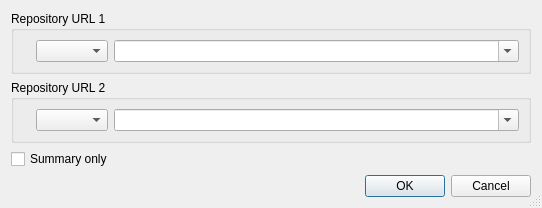
<ui version="4.0" >
 <class>SvnUrlSelectionDialog</class>
 <widget class="QDialog" name="SvnUrlSelectionDialog" >
  <property name="geometry" >
   <rect>
    <x>0</x>
    <y>0</y>
    <width>542</width>
    <height>195</height>
   </rect>
  </property>
  <property name="windowTitle" >
   <string>Subversion Diff</string>
  </property>
  <property name="sizeGripEnabled" >
   <bool>true</bool>
  </property>
  <layout class="QVBoxLayout" >
   <item>
    <widget class="QGroupBox" name="urlGroup1" >
     <property name="title" >
      <string>Repository URL 1</string>
     </property>
     <layout class="QHBoxLayout" >
      <item>
       <widget class="QLabel" name="repoRootLabel1" />
      </item>
      <item>
       <widget class="QComboBox" name="typeCombo1" >
        <property name="toolTip" >
         <string>Select the URL type</string>
        </property>
       </widget>
      </item>
      <item>
       <widget class="QComboBox" name="labelCombo1" >
        <property name="sizePolicy" >
         <sizepolicy vsizetype="Fixed" hsizetype="Expanding" >
          <horstretch>0</horstretch>
          <verstretch>0</verstretch>
         </sizepolicy>
        </property>
        <property name="toolTip" >
         <string>Enter the label name or path</string>
        </property>
        <property name="editable" >
         <bool>true</bool>
        </property>
       </widget>
      </item>
     </layout>
    </widget>
   </item>
   <item>
    <widget class="QGroupBox" name="urlGroup2" >
     <property name="title" >
      <string>Repository URL 2</string>
     </property>
     <layout class="QHBoxLayout" >
      <item>
       <widget class="QLabel" name="repoRootLabel2" />
      </item>
      <item>
       <widget class="QComboBox" name="typeCombo2" >
        <property name="toolTip" >
         <string>Select the URL type</string>
        </property>
       </widget>
      </item>
      <item>
       <widget class="QComboBox" name="labelCombo2" >
        <property name="sizePolicy" >
         <sizepolicy vsizetype="Fixed" hsizetype="Expanding" >
          <horstretch>0</horstretch>
          <verstretch>0</verstretch>
         </sizepolicy>
        </property>
        <property name="toolTip" >
         <string>Enter the label name or path</string>
        </property>
        <property name="editable" >
         <bool>true</bool>
        </property>
       </widget>
      </item>
     </layout>
    </widget>
   </item>
   <item>
    <widget class="QCheckBox" name="summaryCheckBox" >
     <property name="toolTip" >
      <string>Select to just show a summary of differences</string>
     </property>
     <property name="text" >
      <string>Summary only</string>
     </property>
    </widget>
   </item>
   <item>
    <widget class="QDialogButtonBox" name="buttonBox" >
     <property name="orientation" >
      <enum>Qt::Horizontal</enum>
     </property>
     <property name="standardButtons" >
      <set>QDialogButtonBox::Cancel|QDialogButtonBox::Ok</set>
     </property>
    </widget>
   </item>
  </layout>
 </widget>
 <tabstops>
  <tabstop>typeCombo1</tabstop>
  <tabstop>labelCombo1</tabstop>
  <tabstop>typeCombo2</tabstop>
  <tabstop>labelCombo2</tabstop>
  <tabstop>summaryCheckBox</tabstop>
  <tabstop>buttonBox</tabstop>
 </tabstops>
 <resources/>
 <connections>
  <connection>
   <sender>buttonBox</sender>
   <signal>accepted()</signal>
   <receiver>SvnUrlSelectionDialog</receiver>
   <slot>accept()</slot>
   <hints>
    <hint type="sourcelabel" >
     <x>230</x>
     <y>188</y>
    </hint>
    <hint type="destinationlabel" >
     <x>157</x>
     <y>178</y>
    </hint>
   </hints>
  </connection>
  <connection>
   <sender>buttonBox</sender>
   <signal>rejected()</signal>
   <receiver>SvnUrlSelectionDialog</receiver>
   <slot>reject()</slot>
   <hints>
    <hint type="sourcelabel" >
     <x>292</x>
     <y>166</y>
    </hint>
    <hint type="destinationlabel" >
     <x>286</x>
     <y>178</y>
    </hint>
   </hints>
  </connection>
 </connections>
</ui>
